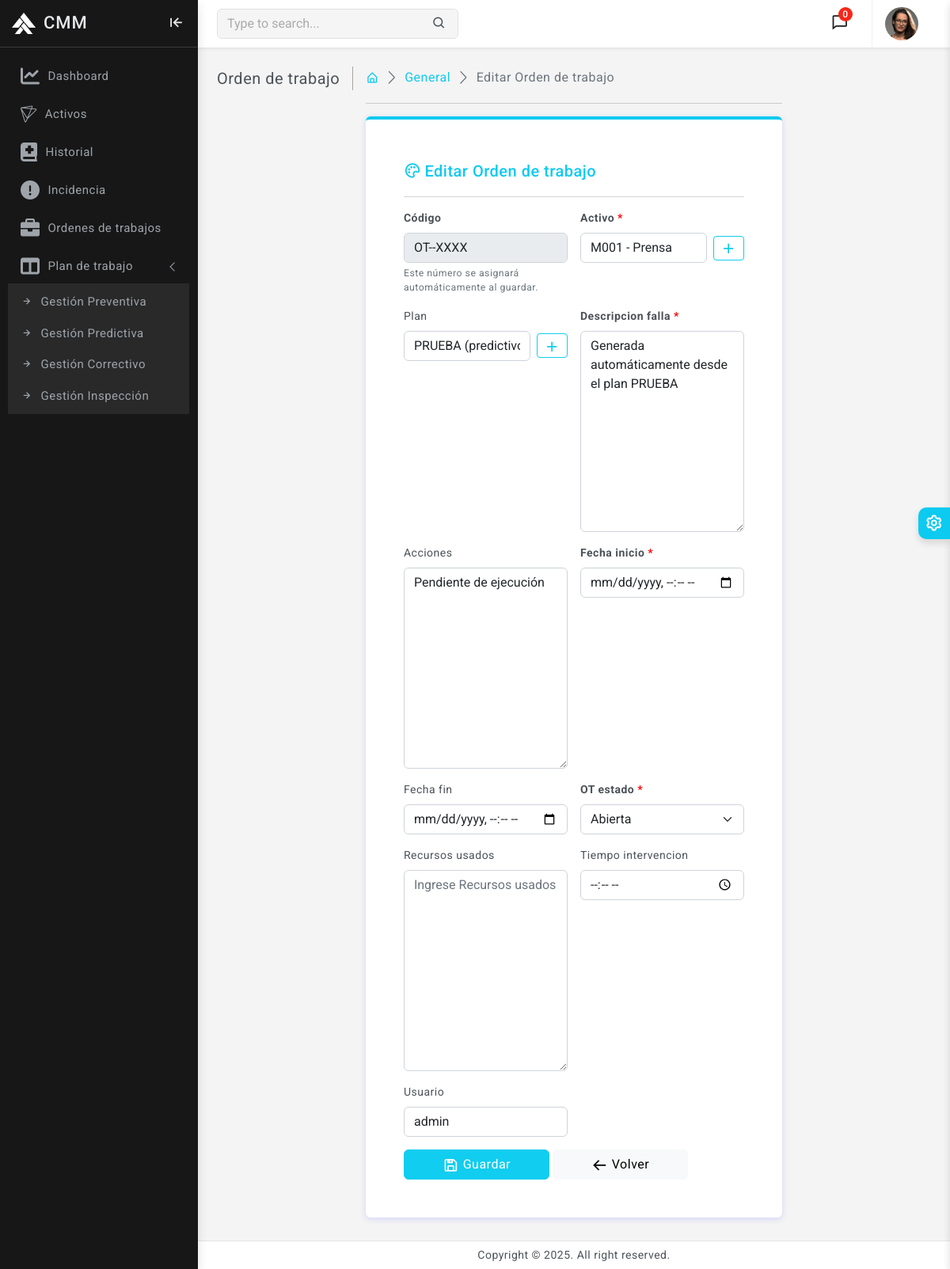
The app's page /ordenes/Orden_trabajo/editar/7/ (signed in) with its own data.
### orden_trabajo/models.py (models this page shows, shortened)
class OrdenTrabajo(models.Model):
    OT_ESTADO_CHOICES = [
        ('abierta', 'Abierta'),
        ('en_ejecucion', 'En ejecución'),
        ('cerrada', 'Cerrada'),
        ('bloqueada', 'Bloqueada'),
    ]
    codigo = models.CharField(max_length=50, unique=True)
    activo = models.ForeignKey(Activo, on_delete=models.PROTECT, related_name='activo_ordenes')
    plan = models.ForeignKey(PlanGestion, on_delete=models.SET_NULL, null=True, blank=True, related_name='plan_ordenes')
    descripcion_falla = models.TextField()
    acciones = models.TextField(blank=True)
    fecha_inicio = models.DateTimeField()
    fecha_fin = models.DateTimeField(null=True, blank=True)
    OT_estado = models.CharField(max_length=15, choices=OT_ESTADO_CHOICES, default='abierta', db_index=True)
    recursos_usados = models.TextField(blank=True)  # materiales/herramientas/horas
    tiempo_intervencion = models.DurationField(null=True, blank=True)
    usuario = models.ForeignKey(settings.AUTH_USER_MODEL, on_delete=models.SET_NULL, null=True, blank=True, related_name='ordenes_asignadas')
    class Meta:
        verbose_name = 'Orden de trabajo'
        verbose_name_plural = 'Órdenes de trabajo'
        ordering = ['-fecha_inicio']
        indexes = [
            models.Index(fields=['OT_estado']),
            models.Index(fields=['activo', 'OT_estado']),
            models.Index(fields=['plan']),
        ]
        constraints = [
            models.CheckConstraint(
                check=models.Q(fecha_fin__gte=models.F('fecha_inicio')) | models.Q(fecha_fin__isnull=True), name='ck_wo_end_after_start'
            ),
        ]

### orden_trabajo/views.py (the view)
# urls.py: path('Orden_trabajo/editar/<int:id_OT>/', views.editar_orden_trabajo , name='editar_orden_trabajo'),
@login_required(login_url='login')
def editar_orden_trabajo(request, id_OT):
    ot = get_object_or_404(OrdenTrabajo, id=id_OT)
    if request.method == "POST":
        form = OrdenTrabajoForm(request.POST, instance=ot)
        if form.is_valid():
            form.save()
            messages.success(request, "OT actualizada correctamente.")
            return redirect('orden_trabajo')
    else:
        form = OrdenTrabajoForm(instance=ot)
    return render(request, 'orden_trabajo/forms/form_orden_trabajo.html', {'form': form, 'accion': 'Editar'})

### orden_trabajo/forms.py
class OrdenTrabajoForm(forms.ModelForm):
    class Meta:
        model = OrdenTrabajo
        fields = [
            'activo', 'plan', 'descripcion_falla', 'acciones',
            'fecha_inicio', 'fecha_fin', 'OT_estado', 'recursos_usados',
            'tiempo_intervencion', 'usuario'
        ]
        widgets = {
            'fecha_inicio': forms.DateTimeInput(attrs={'type': 'datetime-local'}),
            'fecha_fin': forms.DateTimeInput(attrs={'type': 'datetime-local'}),
            'tiempo_intervencion': forms.TimeInput(attrs={'type': 'time'}),
        }
    def __init__(self, *args, **kwargs):
        super().__init__(*args, **kwargs)
        for field_name, field in self.fields.items():
            field.widget.attrs.update({
                'class': 'form-control',
                'placeholder': f"Ingrese {field.label if field.label else field_name.lower()}"
                })
            if field.required:
                field.label = mark_safe(f"<strong>{field.label} <span style='color:red;'>*</span></strong>")
        self.fields['OT_estado'].empty_label = "Seleccione un estado"
        self.fields['OT_estado'].widget.attrs.update({'class': 'form-select'})

### activos/models.py (called while the page is built)
    def __str__(self):
        return f'{self.codigo} - {self.nombre}'

### plan_gestion/models.py (called while the page is built)
    def __str__(self):
        return f'{self.plan_nombre} ({self.plan_tipo}/{self.frecuencia})'

### usuarios/models.py (called while the page is built)
    def __str__(self):
        return self.username

### templates/orden_trabajo/forms/form_orden_trabajo.html (shortened to what this page needs)
{% extends 'base.html' %}
{% load static %}
{% block content %}
    <div class="page-wrapper">
        <div class="page-content">
            <div class="page-breadcrumb d-none d-sm-flex align-items-center mb-3">
                <div class="breadcrumb-title pe-3">Orden de trabajo</div>
                <div class="ps-3">
                    <nav aria-label="breadcrumb">
                        <ol class="breadcrumb mb-0 p-0">
                           <li class="breadcrumb-item"><a href="{% url 'home' %}"><i class="bx bx-home-alt text-info"></i></a></li>
                            <li class="breadcrumb-item active" aria-current="page"><a href="{% url 'orden_trabajo' %}" class="text-info">General</a></li>
                            <li class="breadcrumb-item active" aria-current="page">{{ accion }} Orden de trabajo</li>
                        </ol>
                    </nav>
                </div>
            </div>
            <div class="col-xl-7 mx-auto">
            <hr/>
            <div class="card border-top border-0 border-4 border-info">
                <div class="card-body p-5">
                    <div class="card-title d-flex align-items-center">
                        <div>
                            <i class="bx bx-palette me-1 font-22 text-info"></i>
                        </div>
                        <h5 class="mb-0 text-info">{{ accion }} Orden de trabajo</h5>
                    </div>
                    <hr>
                    <form method="POST" class="row g-3 needs-validation" novalidate>
                        <div class="col-md-6">
                            <label class="form-label"><strong>Código</strong></label>
                            <input type="text" class="form-control" value="OT-{{ now|date:'Y' }}-XXXX" disabled>
                            <div class="form-text">Este número se asignará automáticamente al guardar.</div>
                        </div>
                        {% for field in form %}
                            <div class="col-md-6">
                                <label for="{{ field.id_for_label }}" class="form-label">{{ field.label|safe }}</label>
                                {% if field.name == 'activo' or field.name == 'plan' %}
                                    <div class="d-flex align-items-center">
                                        {{ field }}
                                        <a href="#" class="btn btn-outline-info btn-sm ms-2" title="Agregar">
                                           <i class="bx bx-plus"></i>
                                        </a>
                                    </div>
                                {% else %}
                                    {{ field }}
                                {% endif %}
                            </div>
                        {% endfor %}
                        <div class="col-12">
                            <button type="submit" class="btn btn-info px-5" name="action" value="{{ accion }}">
                                <i class="bx bx-save"></i> Guardar
                            </button>
                            <a href="{% url 'orden_trabajo' %}" class="btn btn-light px-5">
                                {% if accion != 'Agregar desde Incidencia' %}
                                    <i class="bx bx-arrow-back"></i> Volver
                                {% else %}
                                    <i class="bx bx-x"></i> Cancelar
                                {% endif %}
                            </a>
                        </div>
                    </form>
                </div>
            </div>
        </div>
        </div>
    </div>
{% endblock %}

### CMM/static/css/app.css (style rules this page uses)
body { font-size: 14px; color: #4c5258; letter-spacing: .5px; background-color: #f4f4f4; overflow-x: hidden; font-family: Roboto, sans-serif }
a { text-decoration: none }
.page-wrapper { height: 100%; margin-top: 60px; margin-bottom: 30px; margin-left: 250px }
.page-content { padding: 1.5rem 1.5rem 0.7rem 1.5rem }
.breadcrumb-title { font-size: 20px; border-right: 1.5px solid #aaa4a4 }
.page-breadcrumb .breadcrumb li.breadcrumb-item { font-size: 16px }
.page-breadcrumb .breadcrumb-item+.breadcrumb-item::before { display: inline-block; padding-right: .5rem; color: #6c757d; font-family: LineIcons; content: "\ea5c" }
.font-22 { font-size: 22px }
.btn i { vertical-align: middle; font-size: 1.3rem; margin-top: -1em; margin-bottom: -1em; }
input::placeholder { color: #000!important; opacity: .3!important }

### records on screen
OrdenTrabajo: form "M001 - Prensa" "PRUEBA (predictivo/trimestral)", form "Generada automáticamente desde el plan PRUEBA" "Pendiente de ejecución" "Abierta" "admin"

### other values on screen
{{ accion }} "Editar"
{{ field.label|safe }} "Activo *" "Plan" "Descripcion falla *" "Acciones" "Fecha inicio *" "Fecha fin" "OT estado *" "Recursos usados" "Tiempo intervencion" "Usuario"
